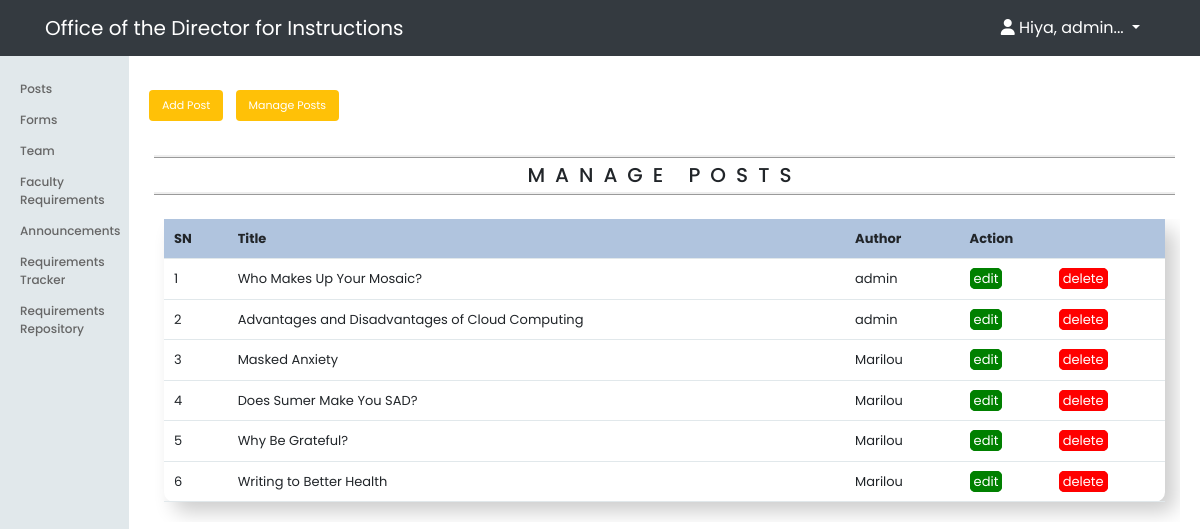
Page /admin/posts/index.php (signed in) on the committed database.
### tables this page shows
CREATE TABLE `posts` (
  `id` int(11) NOT NULL,
  `user_id` int(11) NOT NULL,
  `title` varchar(255) NOT NULL,
  `image` varchar(255) NOT NULL,
  `body` text NOT NULL,
  `created_at` datetime NOT NULL DEFAULT current_timestamp()
);

CREATE TABLE `users` (
  `empid` varchar(15) NOT NULL,
  `lastname` varchar(100) NOT NULL,
  `firstname` varchar(100) NOT NULL,
  `middlename` varchar(25) NOT NULL,
  `birthday` date DEFAULT NULL,
  `contactno` bigint(20) DEFAULT NULL,
  `email` varchar(255) NOT NULL,
  `password` varchar(255) NOT NULL,
  `position` varchar(100) NOT NULL,
  `rank` varchar(100) NOT NULL,
  `department` varchar(100) NOT NULL,
  `status` varchar(50) NOT NULL,
  `created_at` timestamp NOT NULL DEFAULT current_timestamp()
);

### app/database/db.php (called while the page is built, shortened)
<?php
require('connect.php');
function getPosts()
{
	global $conn;
	$sql = "SELECT p.*, u.firstname FROM posts AS p JOIN users AS u ON p.user_id=u.empid ORDER BY p.id DESC";
	$stmt = $conn->prepare($sql);
	$stmt->execute();
	$records = $stmt->get_result()->fetch_all(MYSQLI_ASSOC);
	return $records;
}

### app/controllers/posts.php (called while the page is built, shortened)
<?php
include(ROOT_PATH . "/app/database/db.php");
$posts = getPosts();

### admin/posts/index.php (the view, shortened to what this page needs)
<?php include(ROOT_PATH . "/app/controllers/posts.php");
?>
<!DOCTYPE html>
<html lang="en">
    <head>
        <link rel="stylesheet"
            href="https://use.fontawesome.com/releases/v5.7.2/css/all.css"
>
        <link rel="stylesheet" href="../../assets/css/style.css">
        <link rel="stylesheet" href="../../assets/css/admin.css">
        <link rel="stylesheet" href="https://maxcdn.bootstrapcdn.com/bootstrap/4.0.0/css/bootstrap.min.css">
        <link rel="stylesheet" href="<?php echo BASE_URL . '/assets/css/adminheader.css'; ?>">
    </head>
    <body>
        <?php include(ROOT_PATH . "/app/includes/adminHeader.php"); ?>
        <div class="admin-wrapper">
            <?php include(ROOT_PATH . "/app/includes/adminSidebar.php"); ?>
            <div class="admin-content">
                <div class="button-group">
                    <a href="create.php" class="btn btn-big">Add Post</a>
                    <a href="index.php" class="btn btn-big">Manage Posts</a>
                </div>
                <div class="content">
                    <div class="content">
                    <h2 class="page-title">Manage Posts</h2>
                    <div class="container test">
                    <table>
                        <thead>
                            <th>SN</th>
                            <th>Title</th>
                            <th>Author</th>
                            <th colspan="2">Action</th>
                        </thead>
                        <tbody>
                            <?php foreach ($posts as $key => $post): ?>
                                <tr>
                                <td><?php echo $key + 1; ?></td>
                                <td><?php echo $post['title'] ?></td>
                                <td><?php echo $post['firstname'] ?></td>
                                <td><a href="edit.php?id=<?php echo $post['id']; ?>" class="edit">edit</a></td>
                                <td><a href="edit.php?adelete_id=<?php echo $post['id']; ?>" class="delete">delete</a></td>
                            </tr>
                            <?php endforeach; ?>
                        </tbody>
                    </table>
                </div>
                </div>
            </div>
        </div>
    </body>
</html>

### assets/css/style.css (style rules this page uses)
* { box-sizing: border-box; font-family: 'Poppins', sans-serif; }
html, body { height: 100%; padding: 0px; margin: 0px; }
h1, h2, h3, h4, h5, h6 { color: #5c5b5b; margin: 5px; }
a { text-decoration: none!important; color: inherit; }
.btn { padding: .3rem .6rem; background: #ffc107; color: white; border: 1px solid transparent; border-radius: .25rem; font-size: 11px !important; }
.btn-big { padding: .6rem 1.2rem; margin-right: 8px; margin-bottom: 4px; line-height: 1.2rem; }
.content { width: 100%; margin: 30px auto 30px; }

### assets/css/admin.css (style rules this page uses)
.admin-wrapper { display: flex; height: 100%; padding-top: 50px; background: white; }
.admin-wrapper .admin-content { flex: 8; height: 100%; padding: 40px 20px 20px 20px; overflow-y: scroll; }
.admin-content .page-title { text-transform: uppercase; font-size: 20px; text-align: center; margin-bottom: 1.5rem; border-top: ridge; border-bottom: ridge; padding: 5px 0; letter-spacing: 10px; }
.test { width: 100%; }
table { table-layout: auto; position: inherit; width: 100%; font-size: 13px; border-radius: 10px; padding: 5px 10px; margin-bottom: 20px; box-shadow: 10px 10px 20px rgba(0,0,0,0.2); }
th, td { padding: 10px; text-align: left; border-bottom: 1px solid #e1e8eb; text-overflow: hidden; }
td { width: auto!important; }
thead { background-color: lightsteelblue!important; }
.edit { padding: 0 3px; color: white; border: solid 1px green; background: green; border-radius: 5px; }
.delete { padding: 0 3px; color: white; border: solid 1px red; background: red; border-radius: 5px; }
@media only screen and (max-width: 1340px) { .test { overflow-y: scroll; overflow-x: scroll; } }

### assets/css/adminheader.css (style rules this page uses)
body, input { font-family: 'Poppins', sans-serif; }

### rows in the picture
posts: title "Who Makes Up Your Mosaic?", user.firstname "admin"
posts: title "Advantages and Disadvantages of Cloud Computing", user.firstname "admin"
posts: title "Masked Anxiety", user.firstname "Marilou"
posts: title "Does Sumer Make You SAD?", user.firstname "Marilou"
posts: title "Why Be Grateful?", user.firstname "Marilou"
posts: title "Writing to Better Health", user.firstname "Marilou"

### other values in the picture
substr($_SESSION['firstname'], 0, 8) "admin"
